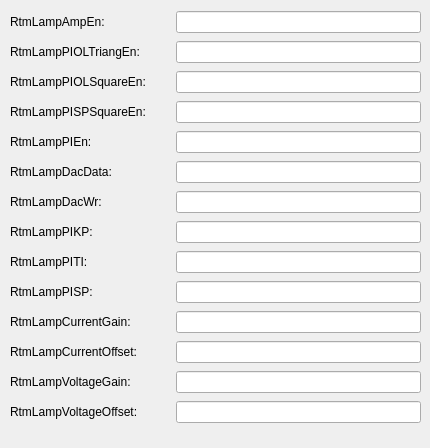
     <widget class="QWidget" name="tab_4">
      <attribute name="title">
       <string>CH1</string>
      </attribute>
      <widget class="QWidget" name="gridLayoutWidget_3">
       <property name="geometry">
        <rect>
         <x>10</x>
         <y>9</y>
         <width>411</width>
         <height>430</height>
        </rect>
       </property>
       <layout class="QGridLayout" name="gridLayout_3">
        <item row="20" column="0">
         <widget class="QLabel" name="label_32">
          <property name="text">
           <string>RtmLampDacWr:</string>
          </property>
         </widget>
        </item>
        <item row="19" column="0">
         <widget class="QLabel" name="label_29">
          <property name="text">
           <string>RtmLampDacData:</string>
          </property>
         </widget>
        </item>
        <item row="23" column="1">
         <widget class="PyDMLabel" name="PyDMLabel_24">
          <property name="toolTip">
           <string/>
          </property>
          <property name="channel" stdset="0">
           <string>XX-99SL01:DI-FOFBCtrl:RtmLampPISPCH1-RB</string>
          </property>
         </widget>
        </item>
        <item row="17" column="1">
         <widget class="PyDMLabel" name="PyDMLabel_32">
          <property name="toolTip">
           <string/>
          </property>
          <property name="channel" stdset="0">
           <string>XX-99SL01:DI-FOFBCtrl:RtmLampPISPSquareEnCH1-RB</string>
          </property>
         </widget>
        </item>
        <item row="21" column="2">
         <widget class="PyDMLineEdit" name="PyDMLineEdit_27">
          <property name="toolTip">
           <string/>
          </property>
          <property name="channel" stdset="0">
           <string>XX-99SL01:DI-FOFBCtrl:RtmLampPIKPCH1-SP</string>
          </property>
         </widget>
        </item>
        <item row="18" column="2">
         <widget class="PyDMLineEdit" name="PyDMLineEdit_13">
          <property name="toolTip">
           <string/>
          </property>
          <property name="channel" stdset="0">
           <string>XX-99SL01:DI-FOFBCtrl:RtmLampPIEnCH1-SP</string>
          </property>
         </widget>
        </item>
        <item row="22" column="2">
         <widget class="PyDMLineEdit" name="PyDMLineEdit_25">
          <property name="toolTip">
           <string/>
          </property>
          <property name="channel" stdset="0">
           <string>XX-99SL01:DI-FOFBCtrl:RtmLampPITICH1-SP</string>
          </property>
         </widget>
        </item>
        <item row="22" column="1">
         <widget class="PyDMLabel" name="PyDMLabel_31">
          <property name="toolTip">
           <string/>
          </property>
          <property name="channel" stdset="0">
           <string>XX-99SL01:DI-FOFBCtrl:RtmLampPITICH1-RB</string>
          </property>
         </widget>
        </item>
        <item row="14" column="0">
         <widget class="QLabel" name="label_21">
          <property name="text">
           <string>RtmLampAmpEn:</string>
          </property>
         </widget>
        </item>
        <item row="15" column="2">
         <widget class="PyDMLineEdit" name="PyDMLineEdit_17">
          <property name="toolTip">
           <string/>
          </property>
          <property name="channel" stdset="0">
           <string>XX-99SL01:DI-FOFBCtrl:RtmLampPIOLTriangEnCH1-SP</string>
          </property>
         </widget>
        </item>
        <item row="14" column="2">
         <widget class="PyDMLineEdit" name="PyDMLineEdit_18">
          <property name="toolTip">
           <string/>
          </property>
          <property name="channel" stdset="0">
           <string>XX-99SL01:DI-FOFBCtrl:RtmLampAmpEnCH1-SP</string>
          </property>
         </widget>
        </item>
        <item row="24" column="0">
         <widget class="QLabel" name="label_225">
          <property name="text">
           <string>RtmLampCurrentGain:</string>
          </property>
         </widget>
        </item>
        <item row="23" column="0">
         <widget class="QLabel" name="label_36">
          <property name="text">
           <string>RtmLampPISP:</string>
          </property>
         </widget>
        </item>
        <item row="16" column="2">
         <widget class="PyDMLineEdit" name="PyDMLineEdit_15">
          <property name="toolTip">
           <string/>
          </property>
          <property name="channel" stdset="0">
           <string>XX-99SL01:DI-FOFBCtrl:RtmLampPIOLSquareEnCH1-SP</string>
          </property>
         </widget>
        </item>
        <item row="15" column="1">
         <widget class="PyDMLabel" name="PyDMLabel_33">
          <property name="toolTip">
           <string/>
          </property>
          <property name="channel" stdset="0">
           <string>XX-99SL01:DI-FOFBCtrl:RtmLampPIOLTriangEnCH1-RB</string>
          </property>
         </widget>
        </item>
        <item row="23" column="2">
         <widget class="PyDMLineEdit" name="PyDMLineEdit_24">
          <property name="toolTip">
           <string/>
          </property>
          <property name="channel" stdset="0">
           <string>XX-99SL01:DI-FOFBCtrl:RtmLampPISPCH1-SP</string>
          </property>
         </widget>
        </item>
        <item row="15" column="0">
         <widget class="QLabel" name="label_19">
          <property name="text">
           <string>RtmLampPIOLTriangEn:     </string>
          </property>
         </widget>
        </item>
        <item row="19" column="1">
         <widget class="PyDMLabel" name="PyDMLabel_29">
          <property name="toolTip">
           <string/>
          </property>
          <property name="channel" stdset="0">
           <string>XX-99SL01:DI-FOFBCtrl:RtmLampDacDataCH1-RB</string>
          </property>
         </widget>
        </item>
        <item row="17" column="0">
         <widget class="QLabel" name="label_30">
          <property name="text">
           <string>RtmLampPISPSquareEn:</string>
          </property>
         </widget>
        </item>
        <item row="14" column="1">
         <widget class="PyDMLabel" name="PyDMLabel_35">
          <property name="toolTip">
           <string/>
          </property>
          <property name="channel" stdset="0">
           <string>XX-99SL01:DI-FOFBCtrl:RtmLampAmpEnCH1-RB</string>
          </property>
         </widget>
        </item>
        <item row="21" column="1">
         <widget class="PyDMLabel" name="PyDMLabel_36">
          <property name="toolTip">
           <string/>
          </property>
          <property name="channel" stdset="0">
           <string>XX-99SL01:DI-FOFBCtrl:RtmLampPIKPCH1-RB</string>
          </property>
         </widget>
        </item>
        <item row="21" column="0">
         <widget class="QLabel" name="label_28">
          <property name="text">
           <string>RtmLampPIKP:</string>
          </property>
         </widget>
        </item>
        <item row="22" column="0">
         <widget class="QLabel" name="label_33">
          <property name="text">
           <string>RtmLampPITI:</string>
          </property>
         </widget>
        </item>
        <item row="16" column="0">
         <widget class="QLabel" name="label_34">
          <property name="text">
           <string>RtmLampPIOLSquareEn:</string>
          </property>
         </widget>
        </item>
        <item row="18" column="0">
         <widget class="QLabel" name="label_31">
          <property name="text">
           <string>RtmLampPIEn:</string>
          </property>
         </widget>
        </item>
        <item row="18" column="1">
         <widget class="PyDMLabel" name="PyDMLabel_27">
          <property name="toolTip">
           <string/>
          </property>
          <property name="channel" stdset="0">
           <string>XX-99SL01:DI-FOFBCtrl:RtmLampPIEnCH1-RB</string>
          </property>
         </widget>
        </item>
        <item row="19" column="2">
         <widget class="PyDMLineEdit" name="PyDMLineEdit_12">
          <property name="toolTip">
           <string/>
          </property>
          <property name="channel" stdset="0">
           <string>XX-99SL01:DI-FOFBCtrl:RtmLampDacDataCH1-SP</string>
          </property>
         </widget>
        </item>
        <item row="17" column="2">
         <widget class="PyDMLineEdit" name="PyDMLineEdit_14">
          <property name="toolTip">
           <string/>
          </property>
          <property name="channel" stdset="0">
           <string>XX-99SL01:DI-FOFBCtrl:RtmLampPISPSquareEnCH1-SP</string>
          </property>
         </widget>
        </item>
        <item row="20" column="1">
         <widget class="PyDMLabel" name="PyDMLabel_25">
          <property name="toolTip">
           <string/>
          </property>
          <property name="channel" stdset="0">
           <string>XX-99SL01:DI-FOFBCtrl:RtmLampDacWrCH1-RB</string>
          </property>
         </widget>
        </item>
        <item row="25" column="0">
         <widget class="QLabel" name="label_226">
          <property name="text">
           <string>RtmLampCurrentOffset:</string>
          </property>
         </widget>
        </item>
        <item row="16" column="1">
         <widget class="PyDMLabel" name="PyDMLabel_30">
          <property name="toolTip">
           <string/>
          </property>
          <property name="channel" stdset="0">
           <string>XX-99SL01:DI-FOFBCtrl:RtmLampPIOLSquareEnCH1-RB</string>
          </property>
         </widget>
        </item>
        <item row="20" column="2">
         <widget class="PyDMLineEdit" name="PyDMLineEdit_26">
          <property name="toolTip">
           <string/>
          </property>
          <property name="channel" stdset="0">
           <string>XX-99SL01:DI-FOFBCtrl:RtmLampDacWrCH1-SP</string>
          </property>
         </widget>
        </item>
        <item row="26" column="0">
         <widget class="QLabel" name="label_227">
          <property name="text">
           <string>RtmLampVoltageGain:</string>
          </property>
         </widget>
        </item>
        <item row="27" column="0">
         <widget class="QLabel" name="label_228">
          <property name="text">
           <string>RtmLampVoltageOffset:</string>
          </property>
         </widget>
        </item>
        <item row="24" column="2">
         <widget class="PyDMLineEdit" name="PyDMLineEdit_112">
          <property name="toolTip">
           <string/>
          </property>
          <property name="channel" stdset="0">
           <string>XX-99SL01:DI-FOFBCtrl:RtmLampWvfGainCH1-SP</string>
          </property>
         </widget>
        </item>
        <item row="25" column="2">
         <widget class="PyDMLineEdit" name="PyDMLineEdit_113">
          <property name="toolTip">
           <string/>
          </property>
          <property name="channel" stdset="0">
           <string>XX-99SL01:DI-FOFBCtrl:RtmLampWvfOffsetCH1-SP</string>
          </property>
         </widget>
        </item>
        <item row="26" column="2">
         <widget class="PyDMLineEdit" name="PyDMLineEdit_114">
          <property name="toolTip">
           <string/>
          </property>
          <property name="channel" stdset="0">
           <string>XX-99SL01:DI-FOFBCtrl:RtmLampWvfGainCH9-SP</string>
          </property>
         </widget>
        </item>
        <item row="27" column="2">
         <widget class="PyDMLineEdit" name="PyDMLineEdit_115">
          <property name="toolTip">
           <string/>
          </property>
          <property name="channel" stdset="0">
           <string>XX-99SL01:DI-FOFBCtrl:RtmLampWvfOffsetCH9-SP</string>
          </property>
         </widget>
        </item>
        <item row="24" column="1">
         <widget class="PyDMLabel" name="PyDMLabel_185">
          <property name="toolTip">
           <string/>
          </property>
          <property name="channel" stdset="0">
           <string>XX-99SL01:DI-FOFBCtrl:RtmLampWvfGainCH1-SP</string>
          </property>
         </widget>
        </item>
        <item row="25" column="1">
         <widget class="PyDMLabel" name="PyDMLabel_186">
          <property name="toolTip">
           <string/>
          </property>
          <property name="channel" stdset="0">
           <string>XX-99SL01:DI-FOFBCtrl:RtmLampWvfOffsetCH1-SP</string>
          </property>
         </widget>
        </item>
        <item row="26" column="1">
         <widget class="PyDMLabel" name="PyDMLabel_187">
          <property name="toolTip">
           <string/>
          </property>
          <property name="channel" stdset="0">
           <string>XX-99SL01:DI-FOFBCtrl:RtmLampWvfGainCH9-SP</string>
          </property>
         </widget>
        </item>
        <item row="27" column="1">
         <widget class="PyDMLabel" name="PyDMLabel_188">
          <property name="toolTip">
           <string/>
          </property>
          <property name="channel" stdset="0">
           <string>XX-99SL01:DI-FOFBCtrl:RtmLampWvfOffsetCH9-SP</string>
          </property>
         </widget>
        </item>
       </layout>
      </widget>
     </widget>
